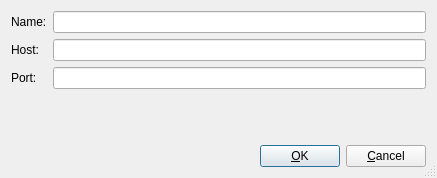
<ui version="4.0" >
 <class>INDIHostConf</class>
 <widget class="QDialog" name="INDIHostConf" >
  <property name="geometry" >
   <rect>
    <x>0</x>
    <y>0</y>
    <width>437</width>
    <height>178</height>
   </rect>
  </property>
  <property name="sizeGripEnabled" >
   <bool>true</bool>
  </property>
  <layout class="QVBoxLayout" >
   <property name="spacing" >
    <number>6</number>
   </property>
   <property name="margin" >
    <number>11</number>
   </property>
   <item>
    <layout class="QHBoxLayout" >
     <property name="spacing" >
      <number>6</number>
     </property>
     <property name="margin" >
      <number>0</number>
     </property>
     <item>
      <layout class="QVBoxLayout" >
       <property name="spacing" >
        <number>6</number>
       </property>
       <property name="margin" >
        <number>0</number>
       </property>
       <item>
        <widget class="QLabel" name="textLabel1_3" >
         <property name="text" >
          <string>Name:</string>
         </property>
        </widget>
       </item>
       <item>
        <widget class="QLabel" name="textLabel1" >
         <property name="text" >
          <string>Host:</string>
         </property>
        </widget>
       </item>
       <item>
        <widget class="QLabel" name="textLabel1_2" >
         <property name="text" >
          <string>Port:</string>
         </property>
        </widget>
       </item>
      </layout>
     </item>
     <item>
      <layout class="QVBoxLayout" >
       <property name="spacing" >
        <number>6</number>
       </property>
       <property name="margin" >
        <number>0</number>
       </property>
       <item>
        <widget class="KLineEdit" name="nameIN" />
       </item>
       <item>
        <widget class="KLineEdit" name="hostname" />
       </item>
       <item>
        <widget class="KLineEdit" name="portnumber" />
       </item>
      </layout>
     </item>
    </layout>
   </item>
   <item>
    <spacer>
     <property name="orientation" >
      <enum>Qt::Vertical</enum>
     </property>
     <property name="sizeType" >
      <enum>QSizePolicy::Expanding</enum>
     </property>
     <property name="sizeHint" stdset="0" >
      <size>
       <width>30</width>
       <height>35</height>
      </size>
     </property>
    </spacer>
   </item>
   <item>
    <layout class="QHBoxLayout" >
     <property name="spacing" >
      <number>6</number>
     </property>
     <property name="margin" >
      <number>0</number>
     </property>
     <item>
      <spacer>
       <property name="orientation" >
        <enum>Qt::Horizontal</enum>
       </property>
       <property name="sizeType" >
        <enum>QSizePolicy::Expanding</enum>
       </property>
       <property name="sizeHint" stdset="0" >
        <size>
         <width>20</width>
         <height>20</height>
        </size>
       </property>
      </spacer>
     </item>
     <item>
      <widget class="QPushButton" name="buttonOk" >
       <property name="text" >
        <string>&amp;OK</string>
       </property>
       <property name="autoDefault" >
        <bool>true</bool>
       </property>
       <property name="default" >
        <bool>true</bool>
       </property>
      </widget>
     </item>
     <item>
      <widget class="QPushButton" name="buttonCancel" >
       <property name="text" >
        <string>&amp;Cancel</string>
       </property>
       <property name="autoDefault" >
        <bool>true</bool>
       </property>
      </widget>
     </item>
    </layout>
   </item>
  </layout>
 </widget>
  <customwidgets>
  <customwidget>
   <class>KLineEdit</class>
   <extends>QLineEdit</extends>
   <header>klineedit.h</header>
  </customwidget>
 </customwidgets>
 <tabstops>
  <tabstop>nameIN</tabstop>
  <tabstop>hostname</tabstop>
  <tabstop>portnumber</tabstop>
  <tabstop>buttonOk</tabstop>
  <tabstop>buttonCancel</tabstop>
 </tabstops>
 <resources/>
 <connections>
  <connection>
   <sender>buttonOk</sender>
   <signal>clicked()</signal>
   <receiver>INDIHostConf</receiver>
   <slot>accept()</slot>
   <hints>
    <hint type="sourcelabel" >
     <x>288</x>
     <y>149</y>
    </hint>
    <hint type="destinationlabel" >
     <x>162</x>
     <y>151</y>
    </hint>
   </hints>
  </connection>
  <connection>
   <sender>buttonCancel</sender>
   <signal>clicked()</signal>
   <receiver>INDIHostConf</receiver>
   <slot>reject()</slot>
   <hints>
    <hint type="sourcelabel" >
     <x>386</x>
     <y>147</y>
    </hint>
    <hint type="destinationlabel" >
     <x>386</x>
     <y>101</y>
    </hint>
   </hints>
  </connection>
 </connections>
</ui>
